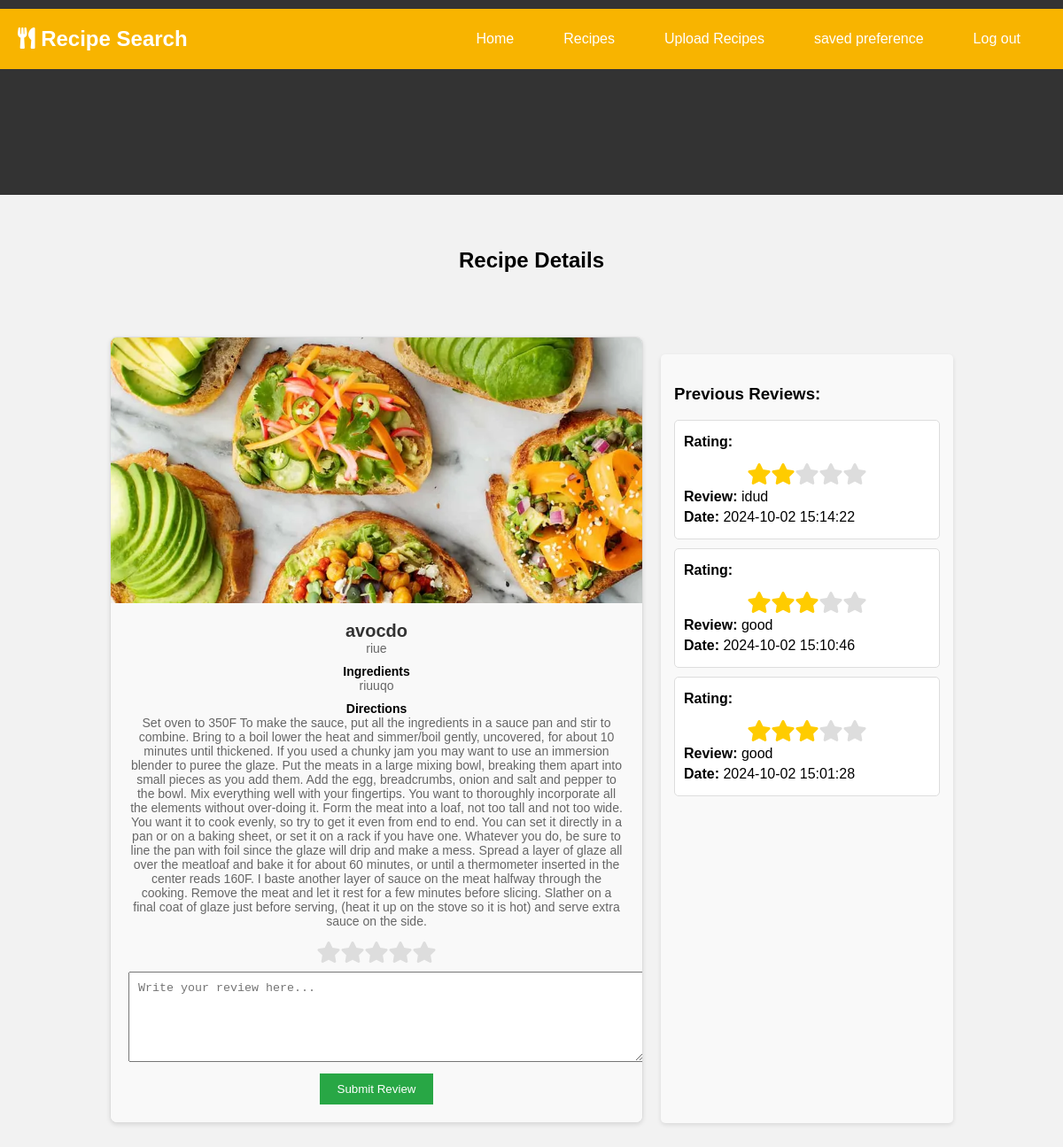
The page /recipes.php?recipe_id=5 on the database its author committed.
### tables this page shows
CREATE TABLE `recipes` (
  `recipe_id` int(11) NOT NULL AUTO_INCREMENT,
  `reg_id` int(11) DEFAULT NULL,
  `recipename` varchar(50) DEFAULT NULL,
  `description` varchar(100) DEFAULT NULL,
  `ingredients` varchar(100) DEFAULT NULL,
  `directions` varchar(10000) DEFAULT NULL,
  `image` varchar(100) DEFAULT NULL,
  `cuisiens` varchar(100) DEFAULT NULL,
  `dietary_restrictions` varchar(100) DEFAULT NULL,
  PRIMARY KEY (`recipe_id`)
);

CREATE TABLE `ratings` (
  `rating_id` int(11) NOT NULL AUTO_INCREMENT,
  `recipe_id` int(11) DEFAULT NULL,
  `reg_id` int(11) DEFAULT NULL,
  `rating` varchar(50) DEFAULT NULL,
  `review_text` varchar(50) DEFAULT NULL,
  `created_at` varchar(50) DEFAULT NULL,
  PRIMARY KEY (`rating_id`)
);

### recipes.php (the view, shortened to what this page needs)
<!DOCTYPE html>
<html lang="en">
<head>
    <link rel="stylesheet" href="styles.css">
    <link rel="stylesheet" href="https://cdnjs.cloudflare.com/ajax/libs/font-awesome/5.15.4/css/all.min.css" />
</head>
<body>
<header>
    <div class="header-container">
        <h1><i class="fas fa-utensils"></i> Recipe Search</h1>
        <nav>
            <ul>
                <li><a href="home.php">Home</a></li>
                <li><a href="#">Recipes</a></li>
                <li><a href="UploadRecipes.php">Upload Recipes</a></li>
                <li><a href="view_preference.php">saved preference</a></li>
                <li><a href="index.html">Log out</a></li>
            </ul>
        </nav>
    </div>
</header>
<main>
    <section class="recipes">
        <h2> Recipe Details </h2>
        <div class="main-container">
            <div class="user-recipes-container">
                <?php
                $recipe_id = $_GET['recipe_id'];
                $db = mysqli_connect('localhost', 'root', '', 'recipe');
                $sql = "SELECT * FROM recipes WHERE recipe_id = '$recipe_id'";
                $result = $db->query($sql);
                if ($result->num_rows > 0) {
                    while ($row = $result->fetch_assoc()) {
                        echo "<div class='recipe'>
                                <div class='slider'>
                                    <img src='" . $row["image"] . "' alt='Recipe Image'>
                                </div>
                                <div class='recipe-info'>
                                    <h3>" . $row["recipename"] . "</h3>
                                    <p>" . $row["description"] . "</p>
                                    <strong>Ingredients</strong>
                                    <p>" . $row["ingredients"] . "</p>
                                    <strong>Directions</strong>
                                    <p>" . $row["directions"] . "</p>
                                    <div class='rating'>
                                        <i class='fas fa-star' data-value='1'></i>
                                        <i class='fas fa-star' data-value='2'></i>
                                        <i class='fas fa-star' data-value='3'></i>
                                        <i class='fas fa-star' data-value='4'></i>
                                        <i class='fas fa-star' data-value='5'></i>
                                    </div>
                                    <form action='' method='POST'>
                                        <input type='hidden' name='recipe_id' value='$recipe_id'>
                                        <input type='hidden' id='rating' name='rating' value='0'>
                                        <textarea name='review_text' placeholder='Write your review here...' required></textarea>
                                        <button type='submit'>Submit Review</button>
                                    </form>
                                </div>
                              </div>";
                    }
                } else {
                    echo "No results found.";
                }
                ?>
            </div>
            <div class='reviews'>
                <h3>Previous Reviews:</h3>
                <?php
                $db = mysqli_connect('localhost', 'root', '', 'recipe');
                $review_sql = "SELECT * FROM ratings WHERE recipe_id = '$recipe_id' ORDER BY created_at DESC";
                $review_result = $db->query($review_sql);
                if ($review_result->num_rows > 0) {
                    while ($review_row = $review_result->fetch_assoc()) {
                        $rating = $review_row["rating"];
                        echo "<div class='review'>
                                <p><strong>Rating:</strong></p>
                                <div class='rating'>";
                        for ($i = 1; $i <= 5; $i++) {
                            if ($i <= $rating) {
                                echo "<i class='fas fa-star selected'></i>";
                            } else {
                                echo "<i class='fas fa-star'></i>";
                            }
                        }
                        echo "</div>
                                <p><strong>Review:</strong> " . $review_row["review_text"] . "</p>
                                <p><strong>Date:</strong> " . $review_row["created_at"] . "</p>
                              </div>";
                    }
                } else {
                    echo "<p>No reviews yet. Be the first to review!</p>";
                }
                ?>
            </div>
        </div>
    </section>
</main>
</body>
</html>

### styles.css (style rules this page uses)
body { font-family: Arial, sans-serif; margin: 0; padding: 0; background-color: #f4f4f4; }
header { background: #333; color: #fff; height: 200px; padding: 10px 0; }
.header-container { display: flex; justify-content: space-between; align-items: center; max-width: 1200px; margin: 0 auto; padding: 0 20px; }
header h1 { margin: 0; font-size: 24px; }
nav ul { list-style: none; margin: 0; padding: 0; display: flex; }
nav ul li { margin-left: 20px; }
nav ul li a { color: #fff; text-decoration: none; }
main { max-width: 1200px; margin: 20px auto; padding: 0 20px; }
.recipes { display: flex; flex-wrap: wrap; gap: 20px; }
.recipe { background: #fff; border: 1px solid #ddd; border-radius: 4px; overflow: hidden; flex: 1 1 calc(33.333% - 40px); box-shadow: 0 2px 5px rgba(0, 0, 0, 0.1); }
.recipe img { width: 100%; display: block; }
.recipe-info { padding: 20px; }
.recipe-info h3 { margin: 0 0 10px; }
.recipe-info p { margin: 0 0 20px; }
body { font-family: Arial, sans-serif; background-color: #f2f2f2; margin: 0; padding: 0; }
.header-container { display: flex; justify-content: space-between; align-items: center; padding: 1rem; background-color: #333; color: #fff; }
.header-container h1 { font-size: 1.5rem; margin: 0; }
nav ul { list-style-type: none; margin: 0; padding: 0; display: flex; }
nav ul li { margin-right: 1rem; }
nav ul li a { color: #fff; text-decoration: none; padding: 0.5rem; transition: color 0.3s; }
.main-container { max-width: 1200px; margin: 0 auto; padding: 2rem; }
.recipes { display: grid; grid-template-columns: repeat(auto-fit, minmax(250px, 1fr)); gap: 10px; }
.recipe { background-color: #fff; box-shadow: 0 0 10px rgba(0, 0, 0, 0.1); overflow: hidden; border-radius: 8px; transition: box-shadow 0.3s; }
.recipe img { width: 100%; height: 200px; object-fit: cover; border-bottom: 1px solid #ddd; }
.recipe-info { padding: 1rem; }
.recipe-info h3 { margin-top: 0; margin-bottom: 0.5rem; font-size: 1.2rem; color: #333; }
.recipe-info p { color: #666; margin-bottom: 1rem; }
.recipe { transition: transform 0.3s ease-in-out; box-shadow: 0 0 10px rgba(0, 0, 0, 0.1); border-radius: 8px; overflow: hidden; }
.recipe .slider { overflow: hidden; height: 300px; }
body { font-family: Arial, sans-serif; margin: 0; padding: 0; }
.header-container { background-color: #f8b400; padding: 20px; text-align: center; }
nav ul { list-style: none; padding: 0; }
nav ul li { display: inline; margin-right: 20px; }
.recipes { display: flex; justify-content: center; flex-wrap: wrap; gap: 20px; padding: 20px; }
.recipe-info { padding: 15px; text-align: center; }
.recipe-info h3 { margin: 0; }
.recipe-info p { color: #666; }
.recipe .slider img { display: block; width: 100%; height: auto; object-fit: cover; }
.recipe .recipe-info { padding: 20px; background-color: #f9f9f9; }
.recipe .recipe-info h3 { margin-top: 0; }
.recipe .recipe-info p { margin-bottom: 10px; }

### recipes.php (style rules this page uses)
.main-container { display: flex; gap: 20px; max-width: 1200px; margin: auto; }
.recipe { background: #fff; border: 1px solid #ddd; border-radius: 8px; overflow: hidden; box-shadow: 0 2px 5px rgba(0, 0, 0, 0.1); font-size: 0.875rem; width: 600px; }
.recipe .slider img { width: 100%; height: 400px; object-fit: cover; }
.recipe-info { padding: 15px; text-align: justify; text-align: center; }
.recipe-info h3 { margin: 0; font-size: 1.25rem; text-align: center; color: #333; }
.rating { display: flex; justify-content: center; margin-top: 15px; }
.rating i { font-size: 24px; color: #ddd; cursor: pointer; transition: color 0.2s; }
.rating i.selected, .rating i:hover, .rating i:hover ~ i { color: #ffcc00; }
textarea { width: 100%; height: 80px; padding: 10px; margin-top: 10px; }
button { margin-top: 10px; padding: 10px 20px; background-color: #28a745; color: white; border: none; cursor: pointer; }
.reviews { margin-top: 20px; background: #f9f9f9; padding: 15px; border-radius: 5px; width: 300px; box-shadow: 0 2px 5px rgba(0, 0, 0, 0.1); }
.review { background: #fff; padding: 10px; margin-bottom: 10px; border-radius: 5px; border: 1px solid #ddd; }
.review p { margin: 5px 0; }

### rows shown on the page
recipes: image (picture), recipename "avocdo", description "riue", ingredients "riuuqo", directions "Set oven to 350F To make the sauce, put all the ingredients in a sauce pan and stir to combine. Bring to a boil lower the heat and simmer/boil gently, uncovered, for about 10 minutes until thickened. If you used a chunky jam you may want to use an immersion blender to puree the glaze. Put the meats in a large mixing bowl, breaking them apart into small pieces as you add them. Add the egg, breadcrumbs, onion and salt and pepper to the bowl. Mix everything well with your fingertips. You want to thoroughly incorporate all the elements without over-doing it. Form the meat into a loaf, not too tall and not too wide. You want it to cook evenly, so try to get it even from end to end. You can set…"
ratings: rating "2" (drawn), review_text "idud", created_at "2024-10-02 15:14:22"
ratings: rating "3" (drawn), review_text "good", created_at "2024-10-02 15:10:46"
ratings: rating "3" (drawn), review_text "good", created_at "2024-10-02 15:01:28"
